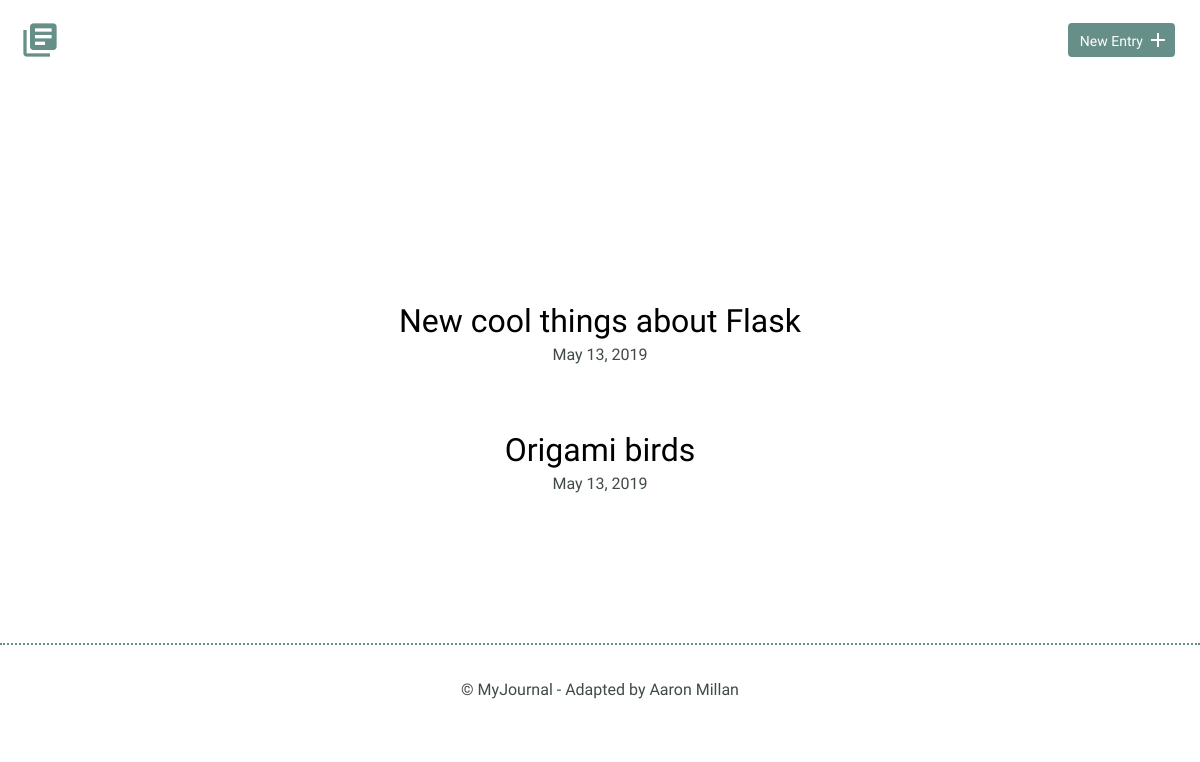
/entries/, run on an earlier commit of the app's database.
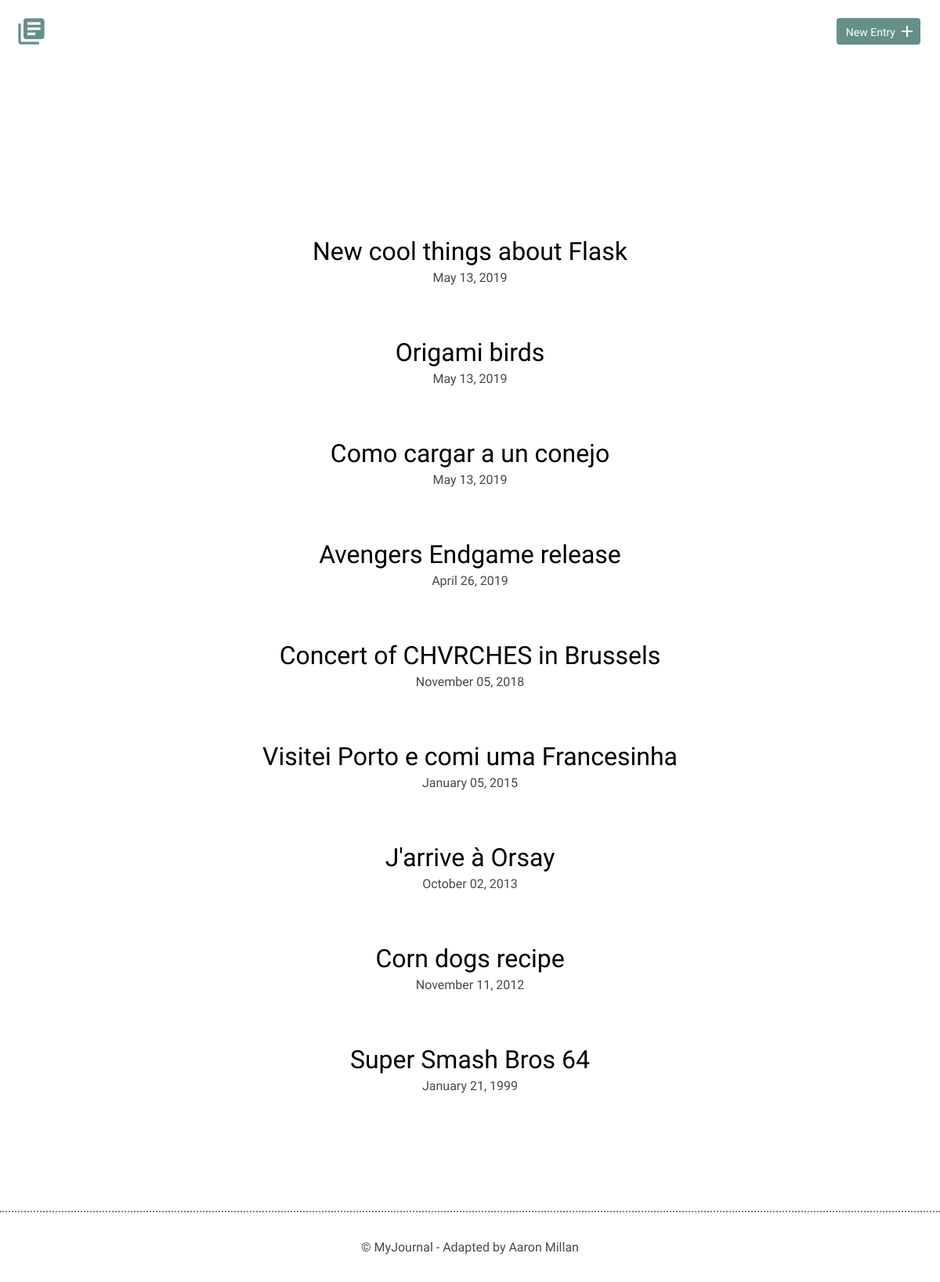
And on a later commit of the database.
### models.py (models this page shows, shortened)
class Entry(Model):
    title = CharField()
    date = DateTimeField(default=datetime.datetime.now)
    timespent = IntegerField()
    learned = TextField()
    resources = TextField()
    class Meta:
        database = DATABASE

### app.py (the view)
@app.route('/')
@app.route('/entries/')
def index():
    entries = models.Entry.select().order_by(
                                             models.Entry.date.desc()
                                            ).limit(20)
    return render_template('index.html', entries = entries)

### app.py (called while the page is built)
@app.before_request
def before_request():
    g.db = models.DATABASE
    g.db.connect()

@app.after_request
def after_request(response):
    g.db.close()
    return response

### templates/index.html
{% extends "layout.html" %}
{% block content %}
<section>
  <div class="container">
    <div class="entry-list">
      {% if entries.count() %}
        {% for entry in entries %}
        <article>
          <h2>
            <a href="{{ url_for('entry_detail', entry_id = entry.id)}}">{{ entry.title }}
            </a>
          </h2>
          <time>{{ entry.date.strftime('%B %d, %Y') }}</time>
        </article>
        {% endfor %}
      {% else %}
        <article>
          <h2> No registered entries !</h2>
        </article>
      {% endif %}
    </div>
  </div>
</section>
{% endblock %}

What changed in the data, as far as the page shows it:
added Entry: title "Como cargar a un conejo", date "May 13, 2019"
added Entry: title "Avengers Endgame release", date "April 26, 2019"
added Entry: title "Concert of CHVRCHES in Brussels", date "November 05, 2018"
added Entry: title "Visitei Porto e comi uma Francesinha", date "January 05, 2015"
added Entry: title "J'arrive à Orsay", date "October 02, 2013"
added Entry: title "Corn dogs recipe", date "November 11, 2012"
added Entry: title "Super Smash Bros 64", date "January 21, 1999"
